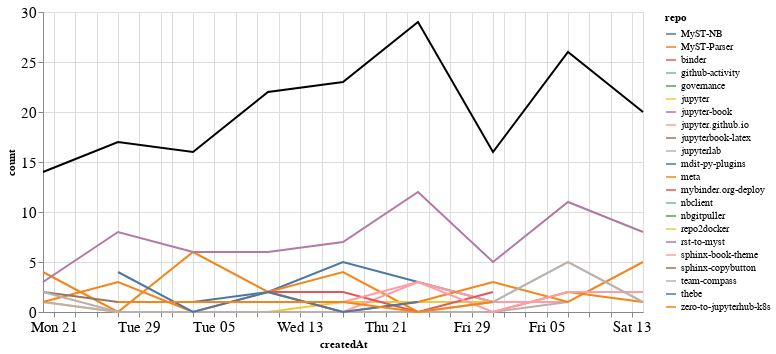

The code cell stored with this chart in its notebook:
### Markdown cell above
### Comments

### Code cell
comments_time = comments.groupby('repo').resample('W', on='createdAt').count()['author'].reset_index()
comments_time = comments_time.rename(columns={'author': 'count'})
comments_time_total = comments_time.groupby('createdAt').agg({"count": "sum"}).reset_index()
ch1 = alt.Chart(comments_time, width=600).mark_line().encode(
    x='createdAt',
    y='count',
    color='repo',
    tooltip="repo"
)

ch2 = alt.Chart(comments_time_total, width=600).mark_line(color="black").encode(
    x='createdAt',
    y='count',
)

ch1 + ch2

### Figure 1 — Vega-Lite specification as saved in the notebook (floating-point values rounded to 4 significant figures)
{"config": {"axisLeft": {"labelFontSize": 15}, "axisBottom": {"labelFontSize": 15}}, "layer": [{"data": {"name": "data-74bd932fd4628929fe9c098506e4dc34"}, "mark": "line", "encoding": {"color": {"type": "nominal", "field": "repo"}, "tooltip": {"type": "nominal", "field": "repo"}, "x": {"type": "temporal", "field": "createdAt"}, "y": {"type": "quantitative", "field": "count"}}, "width": 600}, {"data": {"name": "data-16316676db754fdca931d0e18306b93d"}, "mark": {"type": "line", "color": "black"}, "encoding": {"x": {"type": "temporal", "field": "createdAt"}, "y": {"type": "quantitative", "field": "count"}}, "width": 600}], "$schema": "https://vega.github.io/schema/vega-lite/v4.8.1.json", "datasets": {"data-74bd932fd4628929fe9c098506e4dc34": [{"repo": "MyST-NB", "createdAt": "2021-01-03T00:00:00", "count": 1}, {"repo": "MyST-NB", "createdAt": "2021-01-10T00:00:00", "count": 2}, {"repo": "MyST-NB", "createdAt": "2021-01-17T00:00:00", "count": 5}, {"repo": "MyST-NB", "createdAt": "2021-01-24T00:00:00", "count": 3}, {"repo": "MyST-NB", "createdAt": "2021-01-31T00:00:00", "count": 1}, {"repo": "MyST-Parser", "createdAt": "2020-12-20T00:00:00", "count": 4}, {"repo": "MyST-Parser", "createdAt": "2020-12-27T00:00:00", "count": 0}, {"repo": "MyST-Parser", "createdAt": "2021-01-03T00:00:00", "count": 6}, {"repo": "MyST-Parser", "createdAt": "2021-01-10T00:00:00", "count": 2}, {"repo": "MyST-Parser", "createdAt": "2021-01-17T00:00:00", "count": 4}, {"repo": "MyST-Parser", "createdAt": "2021-01-24T00:00:00", "count": 0}, {"repo": "MyST-Parser", "createdAt": "2021-01-31T00:00:00", "count": 0}, {"repo": "MyST-Parser", "createdAt": "2021-02-07T00:00:00", "count": 2}, {"repo": "MyST-Parser", "createdAt": "2021-02-14T00:00:00", "count": 1}, {"repo": "binder", "createdAt": "2021-01-31T00:00:00", "count": 1}, {"repo": "github-activity", "createdAt": "2021-01-17T00:00:00", "count": 2}, {"repo": "governance", "createdAt": "2021-01-24T00:00:00", "count": 1}, {"repo": "jupyter", "createdAt": "2020-12-20T00:00:00", "count": 1}, {"repo": "jupyter", "createdAt": "2020-12-27T00:00:00", "count": 0}, {"repo": "jupyter", "createdAt": "2021-01-03T00:00:00", "count": 0}, {"repo": "jupyter", "createdAt": "2021-01-10T00:00:00", "count": 0}, {"repo": "jupyter", "createdAt": "2021-01-17T00:00:00", "count": 1}, {"repo": "jupyter", "createdAt": "2021-01-24T00:00:00", "count": 1}, {"repo": "jupyter", "createdAt": "2021-01-31T00:00:00", "count": 1}, {"repo": "jupyter-book", "createdAt": "2020-12-20T00:00:00", "count": 3}, {"repo": "jupyter-book", "createdAt": "2020-12-27T00:00:00", "count": 8}, {"repo": "jupyter-book", "createdAt": "2021-01-03T00:00:00", "count": 6}, {"repo": "jupyter-book", "createdAt": "2021-01-10T00:00:00", "count": 6}, {"repo": "jupyter-book", "createdAt": "2021-01-17T00:00:00", "count": 7}, {"repo": "jupyter-book", "createdAt": "2021-01-24T00:00:00", "count": 12}, {"repo": "jupyter-book", "createdAt": "2021-01-31T00:00:00", "count": 5}, {"repo": "jupyter-book", "createdAt": "2021-02-07T00:00:00", "count": 11}, {"repo": "jupyter-book", "createdAt": "2021-02-14T00:00:00", "count": 8}, {"repo": "jupyter.github.io", "createdAt": "2021-01-10T00:00:00", "count": 2}, {"repo": "jupyter.github.io", "createdAt": "2021-01-17T00:00:00", "count": 0}, {"repo": "jupyter.github.io", "createdAt": "2021-01-24T00:00:00", "count": 3}, {"repo": "jupyter.github.io", "createdAt": "2021-01-31T00:00:00", "count": 1}, {"repo": "jupyter.github.io", "createdAt": "2021-02-07T00:00:00", "count": 1}, {"repo": "jupyterbook-latex", "createdAt": "2021-02-07T00:00:00", "count": 2}, {"repo": "jupyterlab", "createdAt": "2020-12-20T00:00:00", "count": 1}, {"repo": "jupyterlab", "createdAt": "2020-12-27T00:00:00", "count": 0}, {"repo": "jupyterlab", "createdAt": "2021-01-03T00:00:00", "count": 0}, {"repo": "jupyterlab", "createdAt": "2021-01-10T00:00:00", "count": 0}, {"repo": "jupyterlab", "createdAt": "2021-01-17T00:00:00", "count": 0}, {"repo": "jupyterlab", "createdAt": "2021-01-24T00:00:00", "count": 0}, {"repo": "jupyterlab", "createdAt": "2021-01-31T00:00:00", "count": 0}, {"repo": "jupyterlab", "createdAt": "2021-02-07T00:00:00", "count": 1}, {"repo": "mdit-py-plugins", "createdAt": "2021-02-07T00:00:00", "count": 1}, {"repo": "meta", "createdAt": "2020-12-20T00:00:00", "count": 1}, {"repo": "meta", "createdAt": "2020-12-27T00:00:00", "count": 3}, {"repo": "meta", "createdAt": "2021-01-03T00:00:00", "count": 0}, {"repo": "meta", "createdAt": "2021-01-10T00:00:00", "count": 2}, {"repo": "meta", "createdAt": "2021-01-17T00:00:00", "count": 0}, {"repo": "meta", "createdAt": "2021-01-24T00:00:00", "count": 1}, {"repo": "meta", "createdAt": "2021-01-31T00:00:00", "count": 3}, {"repo": "meta", "createdAt": "2021-02-07T00:00:00", "count": 1}, {"repo": "meta", "createdAt": "2021-02-14T00:00:00", "count": 5}, {"repo": "mybinder.org-deploy", "createdAt": "2021-01-10T00:00:00", "count": 2}, {"repo": "mybinder.org-deploy", "createdAt": "2021-01-17T00:00:00", "count": 2}, {"repo": "mybinder.org-deploy", "createdAt": "2021-01-24T00:00:00", "count": 0}, {"repo": "mybinder.org-deploy", "createdAt": "2021-01-31T00:00:00", "count": 2}, {"repo": "nbclient", "createdAt": "2021-02-14T00:00:00", "count": 3}, {"repo": "nbgitpuller", "createdAt": "2021-01-10T00:00:00", "count": 2}, {"repo": "repo2docker", "createdAt": "2021-01-24T00:00:00", "count": 4}, {"repo": "rst-to-myst", "createdAt": "2021-01-03T00:00:00", "count": 1}, {"repo": "sphinx-book-theme", "createdAt": "2021-01-10T00:00:00", "count": 1}, {"repo": "sphinx-book-theme", "createdAt": "2021-01-17T00:00:00", "count": 1}, {"repo": "sphinx-book-theme", "createdAt": "2021-01-24T00:00:00", "count": 3}, {"repo": "sphinx-book-theme", "createdAt": "2021-01-31T00:00:00", "count": 0}, {"repo": "sphinx-book-theme", "createdAt": "2021-02-07T00:00:00", "count": 2}, {"repo": "sphinx-book-theme", "createdAt": "2021-02-14T00:00:00", "count": 2}, {"repo": "sphinx-copybutton", "createdAt": "2020-12-20T00:00:00", "count": 2}, {"repo": "sphinx-copybutton", "createdAt": "2020-12-27T00:00:00", "count": 1}, {"repo": "sphinx-copybutton", "createdAt": "2021-01-03T00:00:00", "count": 1}, {"repo": "team-compass", "createdAt": "2020-12-20T00:00:00", "count": 2}, {"repo": "team-compass", "createdAt": "2020-12-27T00:00:00", "count": 0}, {"repo": "team-compass", "createdAt": "2021-01-03T00:00:00", "count": 0}, {"repo": "team-compass", "createdAt": "2021-01-10T00:00:00", "count": 0}, {"repo": "team-compass", "createdAt": "2021-01-17T00:00:00", "count": 0}, {"repo": "team-compass", "createdAt": "2021-01-24T00:00:00", "count": 0}, {"repo": "team-compass", "createdAt": "2021-01-31T00:00:00", "count": 1}, {"repo": "team-compass", "createdAt": "2021-02-07T00:00:00", "count": 5}, {"repo": "team-compass", "createdAt": "2021-02-14T00:00:00", "count": 1}, {"repo": "thebe", "createdAt": "2020-12-27T00:00:00", "count": 4}, {"repo": "thebe", "createdAt": "2021-01-03T00:00:00", "count": 0}, {"repo": "thebe", "createdAt": "2021-01-10T00:00:00", "count": 2}, {"repo": "thebe", "createdAt": "2021-01-17T00:00:00", "count": 0}, {"repo": "thebe", "createdAt": "2021-01-24T00:00:00", "count": 1}, {"repo": "zero-to-jupyterhub-k8s", "createdAt": "2020-12-27T00:00:00", "count": 1}, {"repo": "zero-to-jupyterhub-k8s", "createdAt": "2021-01-03T00:00:00", "count": 1}, {"repo": "zero-to-jupyterhub-k8s", "createdAt": "2021-01-10T00:00:00", "count": 1}, {"repo": "zero-to-jupyterhub-k8s", "createdAt": "2021-01-17T00:00:00", "count": 1}, {"repo": "zero-to-jupyterhub-k8s", "createdAt": "2021-01-24T00:00:00", "count": 0}, {"repo": "zero-to-jupyterhub-k8s", "createdAt": "2021-01-31T00:00:00", "count": 1}], "data-16316676db754fdca931d0e18306b93d": [{"createdAt": "2020-12-20T00:00:00", "count": 14}, {"createdAt": "2020-12-27T00:00:00", "count": 17}, {"createdAt": "2021-01-03T00:00:00", "count": 16}, {"createdAt": "2021-01-10T00:00:00", "count": 22}, {"createdAt": "2021-01-17T00:00:00", "count": 23}, {"createdAt": "2021-01-24T00:00:00", "count": 29}, {"createdAt": "2021-01-31T00:00:00", "count": 16}, {"createdAt": "2021-02-07T00:00:00", "count": 26}, {"createdAt": "2021-02-14T00:00:00", "count": 20}]}}
